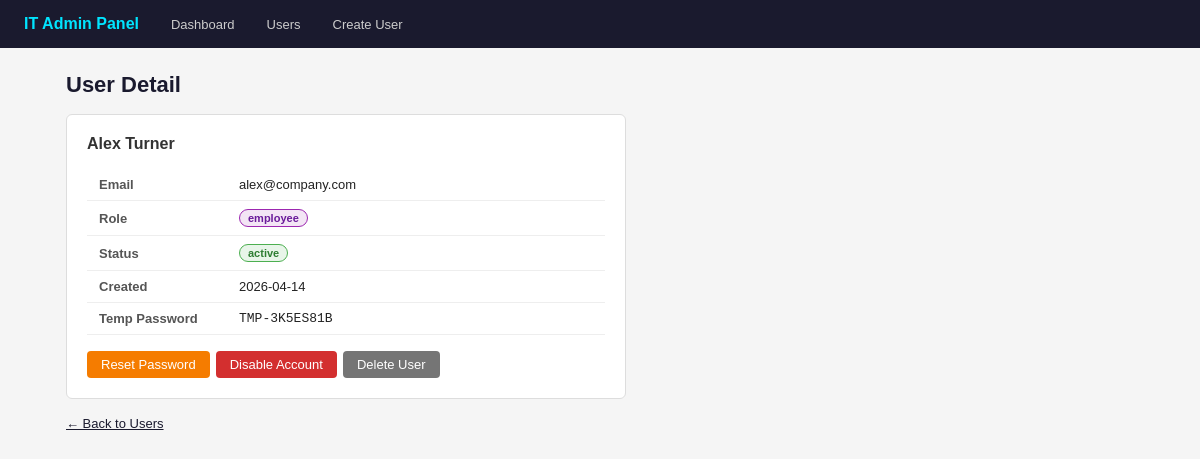
The app's page /user/9, older data.
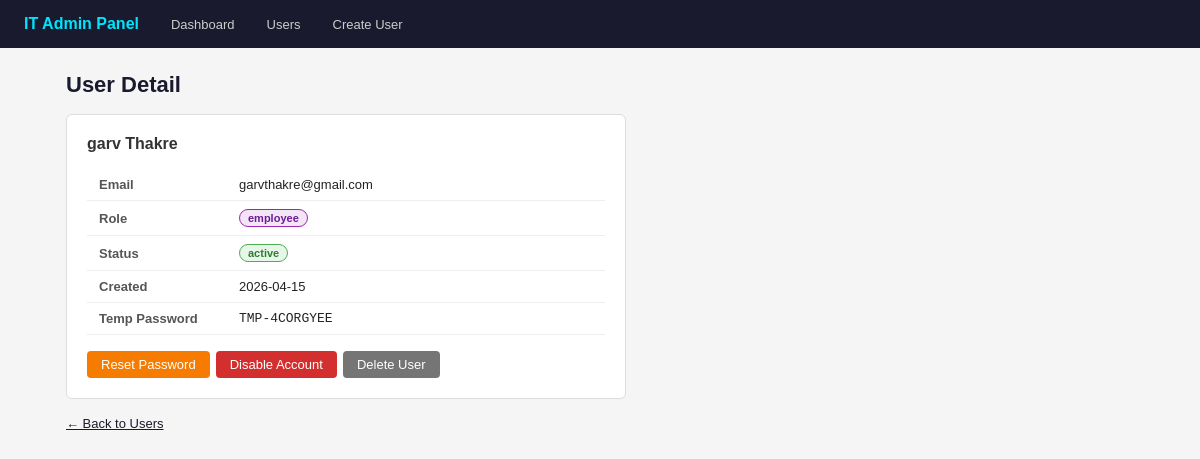
The same page, newer data.
### tables this page shows
CREATE TABLE users (
            id          INTEGER PRIMARY KEY AUTOINCREMENT,
            name        TEXT NOT NULL,
            email       TEXT UNIQUE NOT NULL,
            role        TEXT NOT NULL DEFAULT 'employee',
            status      TEXT NOT NULL DEFAULT 'active',
            password    TEXT NOT NULL,
            created_at  TEXT NOT NULL
        );

### app.py (the view)
@app.route("/user/<int:user_id>")
def user_detail(user_id):
    db = get_db()
    user = db.execute("SELECT * FROM users WHERE id=?", (user_id,)).fetchone()
    db.close()
    if not user:
        flash("User not found.", "error")
        return redirect(url_for("users"))
    return render_template("user_detail.html", user=user)

### app.py (called while the page is built)
def get_db():
    conn = sqlite3.connect(DB_PATH)
    conn.row_factory = sqlite3.Row
    return conn

### templates/user_detail.html (shortened to what this page needs)
{% extends "base.html" %}
{% block content %}
<h1>User Detail</h1>
<div class="card" style="max-width:560px;">
    <h2>{{ user.name }}</h2>
    <table class="detail-table" style="margin: 16px 0;">
        <tr><td>Email</td><td>{{ user.email }}</td></tr>
        <tr><td>Role</td><td><span class="badge badge-{{ user.role }}">{{ user.role }}</span></td></tr>
        <tr><td>Status</td><td><span class="badge badge-{{ user.status }}">{{ user.status }}</span></td></tr>
        <tr><td>Created</td><td>{{ user.created_at[:10] }}</td></tr>
        <tr><td>Temp Password</td><td style="font-family:monospace;">{{ user.password }}</td></tr>
    </table>
    <div class="actions">
        <a href="/reset-password/{{ user.id }}" class="btn btn-warning">Reset Password</a>
        <form method="POST" action="/toggle-status/{{ user.id }}" style="display:inline;">
            {% if user.status == 'active' %}
            <button type="submit" class="btn btn-danger">Disable Account</button>
            {% else %}
            <button type="submit" class="btn btn-success">Enable Account</button>
            {% endif %}
        </form>
        <form method="POST" action="/delete-user/{{ user.id }}" style="display:inline;"
              onsubmit="return confirm('Delete {{ user.name }}? This cannot be undone.');">
            <button type="submit" class="btn btn-secondary">Delete User</button>
        </form>
    </div>
</div>
<a href="/users" style="color:#1a1a2e; font-size:13px;">← Back to Users</a>
{% endblock %}

Row changes from the older to the newer data that the page shows:
changed users "employee": name "Alex Turner" → "garv Thakre"; email "alex@company.com" → "garvthakre@gmail.com"; created_at "2026-04-14" → "2026-04-15"; password "TMP-3K5ES81B" → "TMP-4CORGYEE"
